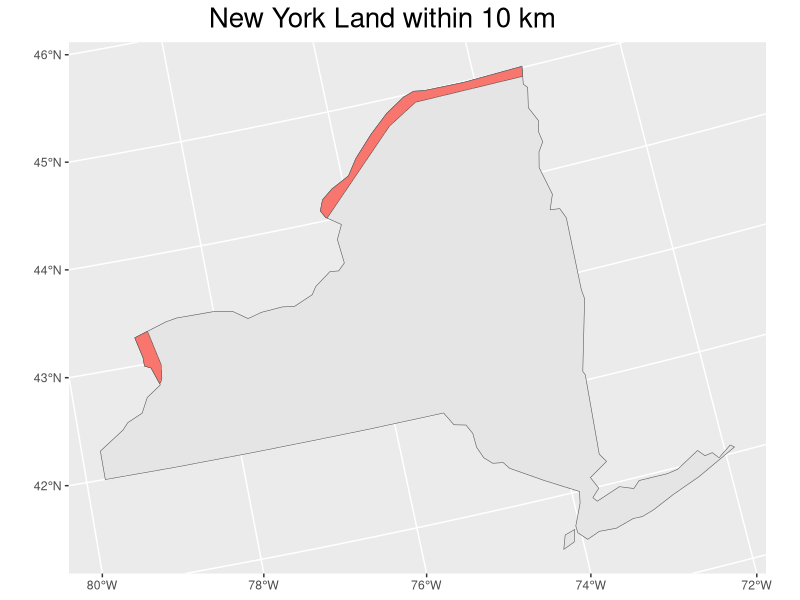

Recreate this plot in R.
library(spData)
library(sf)
library(tidyverse)

data(world)
data(us_states)

albers="+proj=aea +lat_1=29.5 +lat_2=45.5 +lat_0=37.5 +lon_0=-96 +x_0=0 +y_0=0 +ellps=GRS80 +datum=NAD83 +units=m +no_defs"

Canada = world %>%
  filter(name_long == "Canada")%>%
  st_transform(Canada, crs = albers )
can_bu = st_buffer(Canada, 10000)

New_york = us_states%>%
  filter(NAME == "New York")%>%
  st_transform(New_york, crs = albers )

border = st_intersection(can_bu,New_york)

p1 = ggplot(New_york)+
  geom_sf()+
  geom_sf(data = border, aes(fill = "red"))+
  labs(title = "New York Land within 10 km")+
  theme(legend.position = "none",
        plot.title = element_text(size = 20,
                                  hjust = 0.4))

area_ny = units::set_units(st_area(border),km^2)
print(p1)
